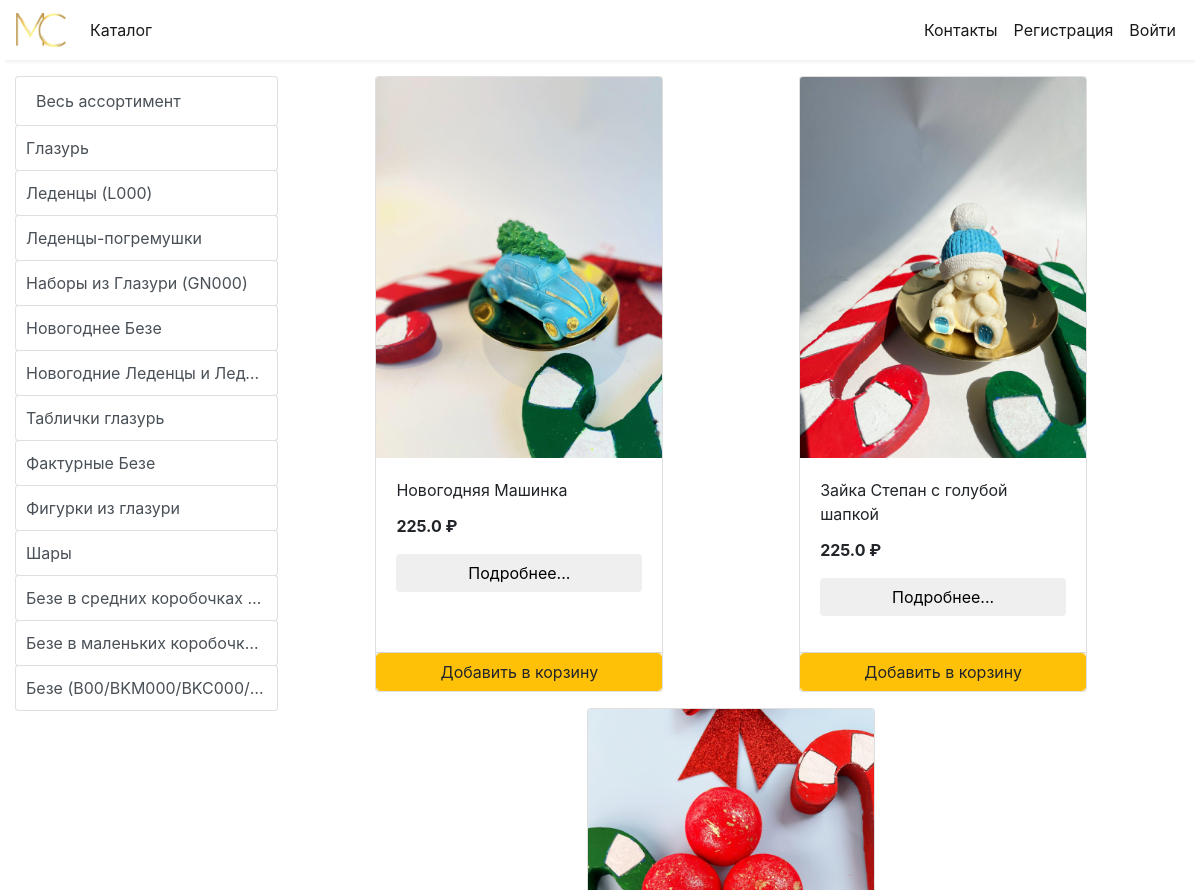
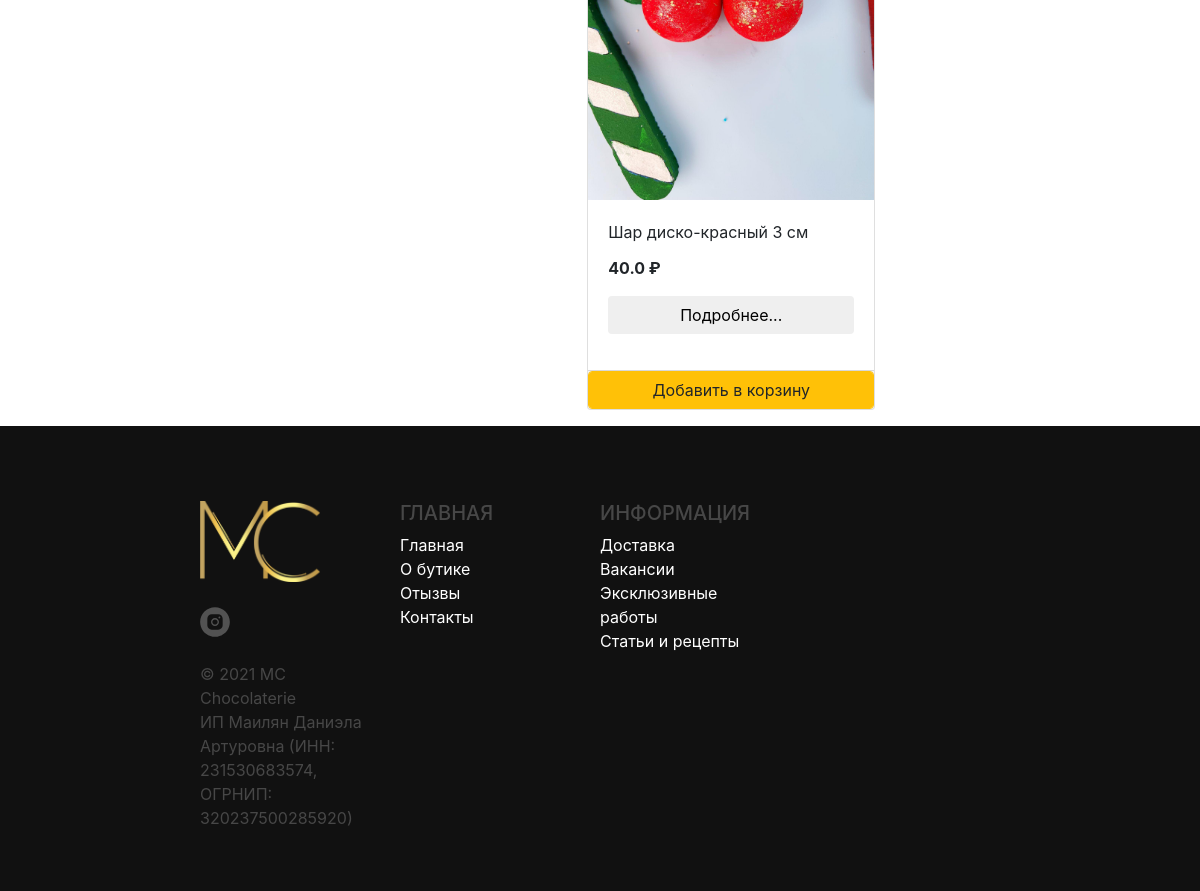
Screenshot of /store?category=22 with the database file from the repository (2 pictures, top to bottom).
### store/models/category.py (models this page shows, shortened)
class Category(models.Model):
    name= models.CharField(max_length=50)
    @staticmethod
    def get_all_categories():
        return Category.objects.all()

### store/models/product.py (models this page shows, shortened)
class Products(models.Model):
    name = models.CharField(max_length=260, blank=True, null=True)
    price= models.IntegerField(default=0, blank=True, null=True)
    price_5k = models.FloatField(blank=True,null=True)
    price_10k = models.FloatField(blank=True,null=True)
    price_20k = models.FloatField(blank=True,null=True)
    price_many = models.FloatField(blank=True,null=True)
    kind = models.CharField(max_length=300, blank=True, null=True)
    category= models.ForeignKey(Category,on_delete=models.CASCADE,default=1, blank=True, null=True )
    description= models.CharField(max_length=250, default='', blank=True, null= True)
    photo_url = models.CharField(max_length=3000,null=True)
    author = models.ForeignKey(settings.AUTH_USER_MODEL, on_delete=models.CASCADE, blank=True, null=True)
    title = models.CharField(max_length=200, blank=True, null=True)
    description = models.CharField(max_length=300, blank=True, null=True)
    text = models.TextField(blank=True, null=True)
    article = models.CharField(max_length=20, blank=True, null=True)
    color = models.CharField(max_length=250, blank=True, null=True)
    size = models.FloatField(blank=True,null=True)
    weight = models.FloatField(blank=True,null=True)
    created_date = models.DateTimeField(default=timezone.now, blank=True, null=True)
    published_date = models.DateTimeField(blank=True, null=True)
    image= models.ImageField(upload_to='uploads/products/', blank=True, null=True)
    @staticmethod
    def get_all_products_by_categoryid(category_id):
        if category_id:
            return Products.objects.filter (category=category_id)
        else:
            return Products.get_all_products();

### store/views/home.py (the view)
# urls.py: path('' , include('store.urls'))
def store(request):
    cart = request.session.get('cart')
    if not cart:
        request.session['cart'] = {}
    products = None
    categories = Category.get_all_categories()
    categoryID = request.GET.get('category')
    if categoryID:
        products = Products.get_all_products_by_categoryid(categoryID)
    else:
        products = Products.get_all_products();
    data = {}
    data['products'] = products
    data['categories'] = categories
    print('you are : ', request.session.get('email'))
    return render(request, 'index.html', data)

### store/templatetags/cart.py (called while the page is built)
@register.filter (name='is_in_cart')
def is_in_cart(product, cart):
    keys = cart.keys ()
    for id in keys:
        if int (id) == product.id:
            return True
    return False;

@register.filter (name='cart_quantity')
def cart_quantity(product, cart):
    keys = cart.keys ()
    for id in keys:
        if int (id) == product.id:
            return cart.get (id)
    return 0;

@register.filter (name='cart_total')
def cart_total(products, cart):
    total = 0
    for p in products:
        total += cart_quantity(p, cart)
    return total

### store/templatetags/custom_filter.py (called while the page is built)
@register.filter(name='currency')
def currency(number):
    return str(number)+" ₽"

### store/templates/index.html (shortened to what this page needs)
{% extends 'base.html' %}
{% block content %}
{% load cart %}
{% load custom_filter %}
<div class="container-fluid mt-3">
	<div class="row">
		<div class="col-lg-3 mx-auto mb-3">
			<div class="list-group">
				<a href="/" class="list-group-item list-group-item-action btn btn-outline-warning">Весь ассортимент</a>
				{% for category in categories %}
				<a href="/?category={{category.id}}"
					class="list-group-item list-group-item-action btn btn-outline-warning truncate">{{category.name}}</a>
				{% endfor %}
			</div>
		</div>
		<div id='products' class="col-lg-9 mx-auto">
			<div class="row mx-auto">
				{% for product in products %}
				<div class="card mx-auto mb-3" id={{product.id}} style="width: 18rem;">
					{% if product.image %}
					<img class="card-img-top" src="{{ product.image.url }}" alt="Card image cap" />
					{% else %}
					<a href="admin/store/products/{{ product.id }}/change/" id="{{ product.id }}" target="_blank">
						<img class="card-img-top" src="{{ product.photo_url }}" alt="Card image cap"
							style="border: 1px solid red;" />
					</a>
					{% endif %}
					<div class="card-body">
						<p class="card-title">{{product.name}}</p>
						<p class="card-text"><b>{{product.price_5k|currency}}</b></p>
						<button class="btn btn-ligth btn-block" type="button" data-toggle="modal"
							data-target="#modalWin{{product.id}}">
							Подробнее...
						</button>
					</div>
					<div class="card-footer p-0 no-gutters">
						<div class="row no-gutters cart-not-empty">
							<form  class="col d-flex  justify-content-between"  style="display: flex; gap: 5px;">
								{% csrf_token %}
								<input hidden type="text" name='product' value='{{product.id}}'>
								<input class="col-5 form-control" id='prodQuant' type="number" value="1" max="99999" min="1">
								<input class="text-center float-right col-6 btn btn-warning" id="addInCart" type="submit" value=" В корзину">
							</form>
						</div>
						<form class="btn-block" id="addForm">
							<input id="addInCart" class="btn btn-warning form-control" value="Добавить в корзину">
						</form>
					</div>
				</div>
				{% endfor %}
			</div>
		</div>
	</div>
</div>
{% endblock %}

### store/templates/base.html (style rules this page uses)
.truncate { padding: 10px; white-space: nowrap; overflow: hidden; text-overflow: ellipsis; }
.row { width: 100%; }

### rows the page displays
Category: name "Глазурь"
Category: name "Леденцы (L000)"
Category: name "Леденцы-погремушки"
Category: name "Наборы из Глазури (GN000)"
Category: name "Новогоднее Безе"
Category: name "Новогодние Леденцы и Лед…"
Category: name "Таблички глазурь"
Category: name "Фактурные Безе"
Category: name "Фигурки из глазури"
Category: name "Шары"
Category: name "Безе в средних коробочках…"
Category: name "Безе в маленьких коробочк…"
Category: name "Безе (B00/BKM000/BKC000/…"
Products: image (picture), name "Новогодняя Машинка", price_5k "225.0 ₽"
Products: image (picture), name "Зайка Степан с голубой шапкой", price_5k "225.0 ₽"
Products: image (picture), name "Шар диско-красный 3 см", price_5k "40.0 ₽"
